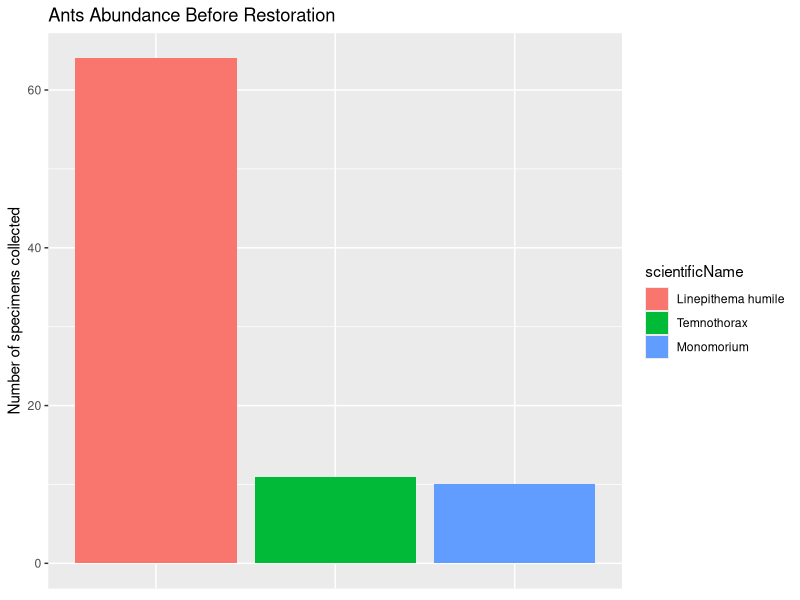
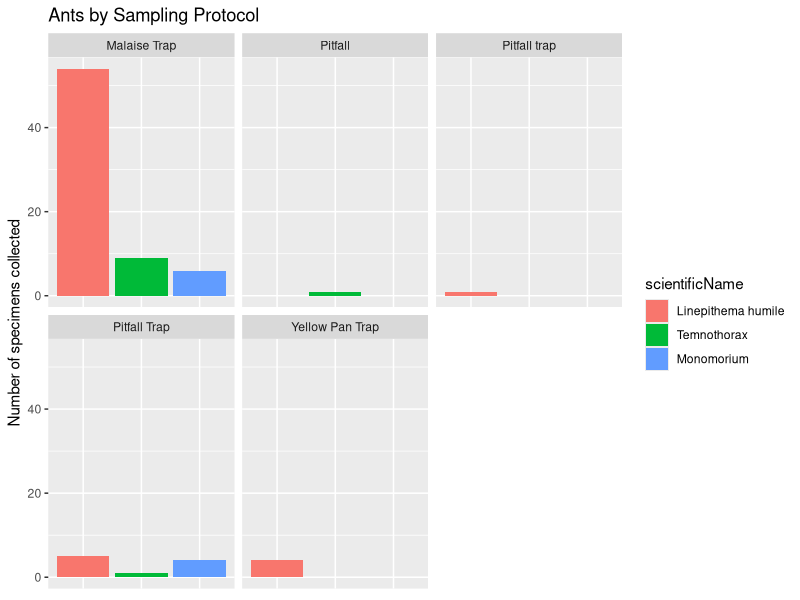
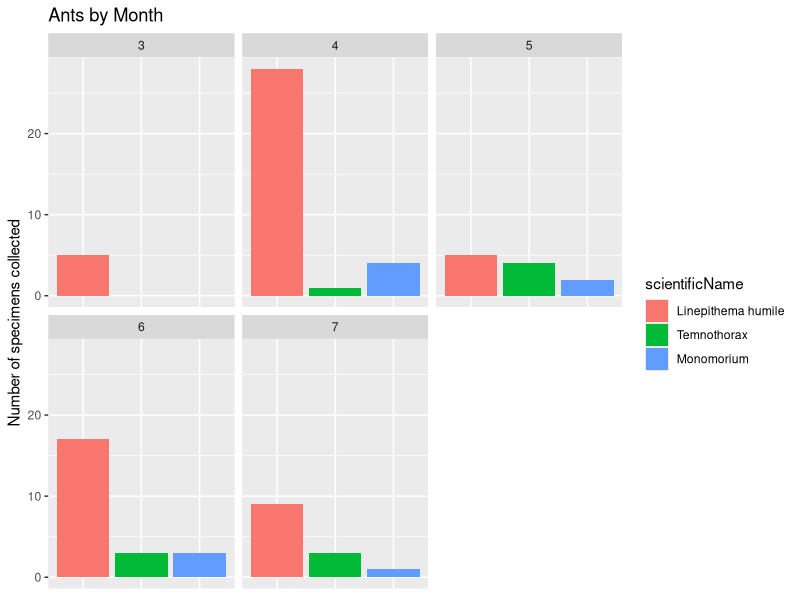
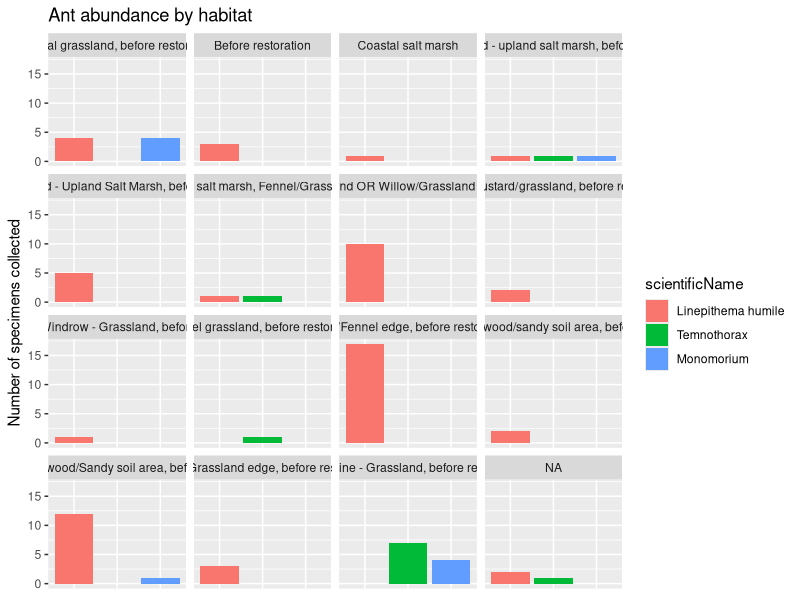

These figures' R source, in order:
## ---- chunk 1
knitr::opts_chunk$set(echo = TRUE)
## ---- chunk 2
library(tidyverse)
library(RColorBrewer)
library(forcats)
## ---- chunk 3
allsbcoants<- read_csv("antssbco.csv")


#make df way less obnoxious
antssimple <-allsbcoants %>%
  select(
    order, family, scientificName, year, month, eventDate, verbatimEventDate, samplingProtocol, habitat, country, stateProvince, county, municipality, decimalLatitude, decimalLongitude, recordedBy, individualCount) 


antsncos<-antssimple %>%
  filter(recordedBy =="UCSB Arthropod Survey")
## ---- chunk 4


#fct_infreq makes the bars go in decreasong order
scinameabund<- ggplot(mutate
                     (antsncos, scientificName = fct_infreq(scientificName))) + 
  geom_bar(
    aes(x = scientificName, fill= scientificName)
    ) +
  labs(x="Scientific Name", y="Number of specimens collected", title = "Ants Abundance Before Restoration") +
  theme(axis.title.x=element_blank(),
        axis.text.x=element_blank(),
        axis.ticks.x=element_blank()
        )
#theme stuff makes it so theres no x axis info

scinameabund
########################################################################################

traptype <- scinameabund + facet_wrap(~samplingProtocol) +labs(title = "Ants by Sampling Protocol")
traptype

########################################################################################

yearant <- scinameabund + facet_wrap(~month) + labs(title = "Ants by Month")
yearant

#######################################################################################
#these habitats are inputed terribly ill have to manually rename them in the csv


habant <- scinameabund + facet_wrap(~habitat) + labs(title = "Ant abundance by habitat")
habant
